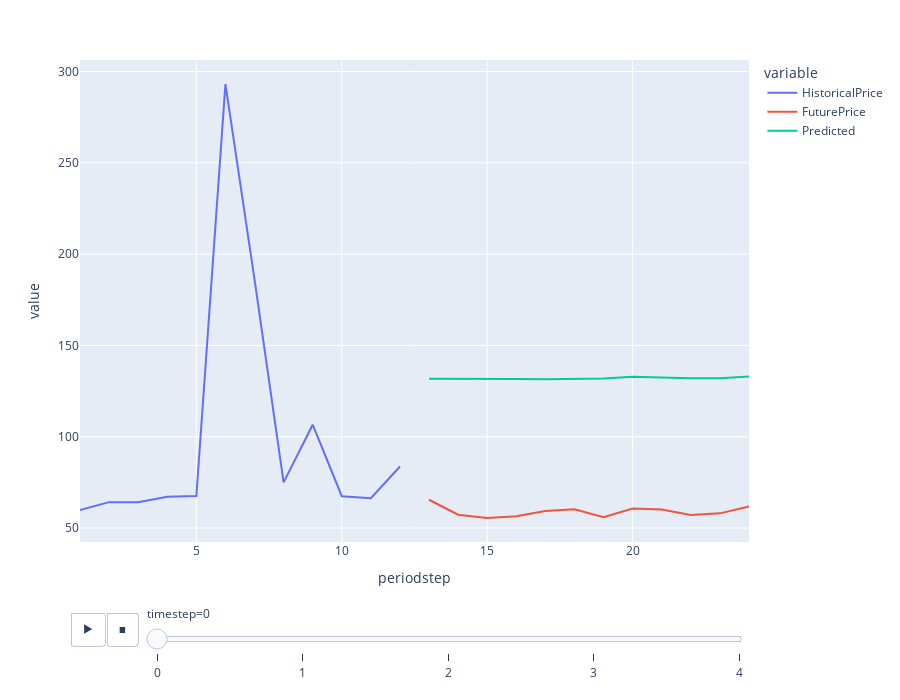

Source (notebook cell):
### Code cell
fig = px.line(ddf, x="periodstep", y=["HistoricalPrice", "FuturePrice", "Predicted"], animation_frame="timestep")
fig.update_layout(height=700)  
fig.show()

### Figure 1 — Plotly figure (JSON) as saved in the notebook; plotly's stock layout.template omitted (floating-point values rounded to 4 significant figures)
{"data": [{"hovertemplate": "variable=HistoricalPrice<br>timestep=0<br>periodstep=%{x}<br>value=%{y}<extra></extra>", "legendgroup": "HistoricalPrice", "line": {"color": "#636efa", "dash": "solid"}, "marker": {"symbol": "circle"}, "mode": "lines", "name": "HistoricalPrice", "orientation": "v", "showlegend": true, "type": "scatter", "x": [1, 2, 3, 4, 5, 6, 7, 8, 9, 10, 11, 12, 13, 14, 15, 16, 17, 18, 19, 20, 21, 22, 23, 24], "xaxis": "x", "y": [59.91, 64.2, 64.15, 67.2, 67.58, 293.1, 186.2, 75, 106.6, 67.44, 66.31, 83.71, null, null, null, null, null, null, null, null, null, null, null, null], "yaxis": "y"}, {"hovertemplate": "variable=FuturePrice<br>timestep=0<br>periodstep=%{x}<br>value=%{y}<extra></extra>", "legendgroup": "FuturePrice", "line": {"color": "#EF553B", "dash": "solid"}, "marker": {"symbol": "circle"}, "mode": "lines", "name": "FuturePrice", "orientation": "v", "showlegend": true, "type": "scatter", "x": [1, 2, 3, 4, 5, 6, 7, 8, 9, 10, 11, 12, 13, 14, 15, 16, 17, 18, 19, 20, 21, 22, 23, 24], "xaxis": "x", "y": [null, null, null, null, null, null, null, null, null, null, null, null, 65.51, 57.34, 55.57, 56.42, 59.36, 60.26, 55.97, 60.71, 60.15, 57.11, 58.05, 61.79], "yaxis": "y"}, {"hovertemplate": "variable=Predicted<br>timestep=0<br>periodstep=%{x}<br>value=%{y}<extra></extra>", "legendgroup": "Predicted", "line": {"color": "#00cc96", "dash": "solid"}, "marker": {"symbol": "circle"}, "mode": "lines", "name": "Predicted", "orientation": "v", "showlegend": true, "type": "scatter", "x": [1, 2, 3, 4, 5, 6, 7, 8, 9, 10, 11, 12, 13, 14, 15, 16, 17, 18, 19, 20, 21, 22, 23, 24], "xaxis": "x", "y": [null, null, null, null, null, null, null, null, null, null, null, null, 131.7, 131.8, 131.9, 131.6, 131.5, 131.7, 131.9, 132.8, 132.4, 132.1, 132.1, 133.0], "yaxis": "y"}], "layout": {"height": 700, "legend": {"title": {"text": "variable"}, "tracegroupgap": 0}, "margin": {"t": 60}, "sliders": [{"active": 0, "currentvalue": {"prefix": "timestep="}, "len": 0.9, "pad": {"b": 10, "t": 60}, "steps": [{"args": [["0"], {"frame": {"duration": 0, "redraw": false}, "fromcurrent": true, "mode": "immediate", "transition": {"duration": 0, "easing": "linear"}}], "label": "0", "method": "animate"}, {"args": [["1"], {"frame": {"duration": 0, "redraw": false}, "fromcurrent": true, "mode": "immediate", "transition": {"duration": 0, "easing": "linear"}}], "label": "1", "method": "animate"}, {"args": [["2"], {"frame": {"duration": 0, "redraw": false}, "fromcurrent": true, "mode": "immediate", "transition": {"duration": 0, "easing": "linear"}}], "label": "2", "method": "animate"}, {"args": [["3"], {"frame": {"duration": 0, "redraw": false}, "fromcurrent": true, "mode": "immediate", "transition": {"duration": 0, "easing": "linear"}}], "label": "3", "method": "animate"}, {"args": [["4"], {"frame": {"duration": 0, "redraw": false}, "fromcurrent": true, "mode": "immediate", "transition": {"duration": 0, "easing": "linear"}}], "label": "4", "method": "animate"}], "x": 0.1, "xanchor": "left", "y": 0, "yanchor": "top"}], "updatemenus": [{"buttons": [{"args": [null, {"frame": {"duration": 500, "redraw": false}, "fromcurrent": true, "mode": "immediate", "transition": {"duration": 500, "easing": "linear"}}], "label": "&#9654;", "method": "animate"}, {"args": [[null], {"frame": {"duration": 0, "redraw": false}, "fromcurrent": true, "mode": "immediate", "transition": {"duration": 0, "easing": "linear"}}], "label": "&#9724;", "method": "animate"}], "direction": "left", "pad": {"r": 10, "t": 70}, "showactive": false, "type": "buttons", "x": 0.1, "xanchor": "right", "y": 0, "yanchor": "top"}], "xaxis": {"anchor": "y", "domain": [0, 1], "title": {"text": "periodstep"}}, "yaxis": {"anchor": "x", "domain": [0, 1], "title": {"text": "value"}}}}
